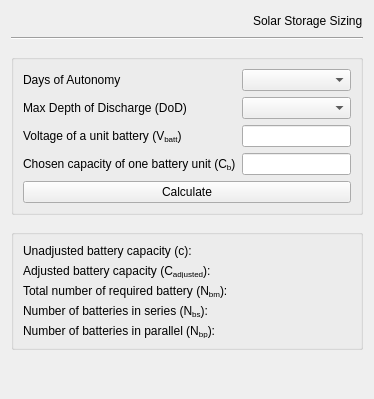
<?xml version="1.0" encoding="UTF-8"?>
<ui version="4.0">
 <class>FormSolarStorageSizing</class>
 <widget class="QWidget" name="FormSolarStorageSizing">
  <property name="geometry">
   <rect>
    <x>0</x>
    <y>0</y>
    <width>374</width>
    <height>399</height>
   </rect>
  </property>
  <property name="windowTitle">
   <string>Form</string>
  </property>
  <layout class="QVBoxLayout" name="verticalLayout_3">
   <item>
    <layout class="QHBoxLayout" name="horizontalLayout">
     <item>
      <spacer name="horizontalSpacer">
       <property name="orientation">
        <enum>Qt::Horizontal</enum>
       </property>
       <property name="sizeHint" stdset="0">
        <size>
         <width>40</width>
         <height>20</height>
        </size>
       </property>
      </spacer>
     </item>
     <item>
      <widget class="QLabel" name="label_2">
       <property name="text">
        <string>Solar Storage Sizing</string>
       </property>
      </widget>
     </item>
    </layout>
   </item>
   <item>
    <widget class="Line" name="line">
     <property name="orientation">
      <enum>Qt::Horizontal</enum>
     </property>
    </widget>
   </item>
   <item>
    <spacer name="verticalSpacer_3">
     <property name="orientation">
      <enum>Qt::Vertical</enum>
     </property>
     <property name="sizeHint" stdset="0">
      <size>
       <width>20</width>
       <height>10</height>
      </size>
     </property>
    </spacer>
   </item>
   <item>
    <widget class="QGroupBox" name="groupBox">
     <property name="title">
      <string/>
     </property>
     <layout class="QVBoxLayout" name="verticalLayout">
      <item>
       <layout class="QFormLayout" name="formLayout">
        <item row="0" column="0">
         <widget class="QLabel" name="daysOfAutonnomyLabel">
          <property name="text">
           <string>Days of Autonomy</string>
          </property>
         </widget>
        </item>
        <item row="0" column="1">
         <widget class="QComboBox" name="daysOfAutonnomyComboBox"/>
        </item>
        <item row="1" column="0">
         <widget class="QLabel" name="maxDepthOfDischargeLabel">
          <property name="text">
           <string>&lt;html&gt;&lt;head/&gt;&lt;body&gt;&lt;p&gt;Max Depth of Discharge (DoD)&lt;/p&gt;&lt;/body&gt;&lt;/html&gt;</string>
          </property>
         </widget>
        </item>
        <item row="1" column="1">
         <widget class="QComboBox" name="maxDepthOfDischargeComboBox"/>
        </item>
        <item row="2" column="0">
         <widget class="QLabel" name="voltageOfAUnitBatteryVbattLabel">
          <property name="text">
           <string>&lt;html&gt;&lt;head/&gt;&lt;body&gt;&lt;p&gt;Voltage of a unit battery (V&lt;span style=&quot; vertical-align:sub;&quot;&gt;batt&lt;/span&gt;)&lt;/p&gt;&lt;/body&gt;&lt;/html&gt;</string>
          </property>
         </widget>
        </item>
        <item row="2" column="1">
         <widget class="QLineEdit" name="voltageOfAUnitBatteryVbattLineEdit"/>
        </item>
        <item row="3" column="0">
         <widget class="QLabel" name="chosenCapacityOfOneBatteryUnitCbLabel">
          <property name="text">
           <string>&lt;html&gt;&lt;head/&gt;&lt;body&gt;&lt;p&gt;Chosen capacity of one battery unit (C&lt;span style=&quot; vertical-align:sub;&quot;&gt;b&lt;/span&gt;)&lt;/p&gt;&lt;/body&gt;&lt;/html&gt;</string>
          </property>
         </widget>
        </item>
        <item row="3" column="1">
         <widget class="QLineEdit" name="chosenCapacityOfOneBatteryUnitCbLineEdit"/>
        </item>
       </layout>
      </item>
      <item>
       <widget class="QPushButton" name="calculatePushButton">
        <property name="text">
         <string>Calculate</string>
        </property>
       </widget>
      </item>
     </layout>
    </widget>
   </item>
   <item>
    <spacer name="verticalSpacer">
     <property name="orientation">
      <enum>Qt::Vertical</enum>
     </property>
     <property name="sizeHint" stdset="0">
      <size>
       <width>20</width>
       <height>10</height>
      </size>
     </property>
    </spacer>
   </item>
   <item>
    <widget class="QGroupBox" name="groupBox_2">
     <property name="title">
      <string/>
     </property>
     <layout class="QVBoxLayout" name="verticalLayout_2">
      <item>
       <layout class="QFormLayout" name="formLayout_2">
        <item row="0" column="0">
         <widget class="QLabel" name="label">
          <property name="text">
           <string>Unadjusted battery capacity (c):</string>
          </property>
         </widget>
        </item>
        <item row="0" column="1">
         <widget class="QLabel" name="unadjustedBatteryLabel">
          <property name="text">
           <string/>
          </property>
         </widget>
        </item>
        <item row="2" column="0">
         <widget class="QLabel" name="label_4">
          <property name="text">
           <string>&lt;html&gt;&lt;head/&gt;&lt;body&gt;&lt;p&gt;Total number of required battery (N&lt;span style=&quot; vertical-align:sub;&quot;&gt;bm&lt;/span&gt;):&lt;/p&gt;&lt;/body&gt;&lt;/html&gt;</string>
          </property>
         </widget>
        </item>
        <item row="1" column="0">
         <widget class="QLabel" name="label_5">
          <property name="text">
           <string>&lt;html&gt;&lt;head/&gt;&lt;body&gt;&lt;p&gt;Adjusted battery capacity (C&lt;span style=&quot; vertical-align:sub;&quot;&gt;adjusted&lt;/span&gt;):&lt;/p&gt;&lt;/body&gt;&lt;/html&gt;</string>
          </property>
         </widget>
        </item>
        <item row="4" column="0">
         <widget class="QLabel" name="label_6">
          <property name="text">
           <string>&lt;html&gt;&lt;head/&gt;&lt;body&gt;&lt;p&gt;Number of batteries in parallel (N&lt;span style=&quot; vertical-align:sub;&quot;&gt;bp&lt;/span&gt;):&lt;/p&gt;&lt;/body&gt;&lt;/html&gt;</string>
          </property>
         </widget>
        </item>
        <item row="3" column="0">
         <widget class="QLabel" name="label_7">
          <property name="text">
           <string>&lt;html&gt;&lt;head/&gt;&lt;body&gt;&lt;p&gt;Number of batteries in series (N&lt;span style=&quot; vertical-align:sub;&quot;&gt;bs&lt;/span&gt;):&lt;/p&gt;&lt;/body&gt;&lt;/html&gt;</string>
          </property>
         </widget>
        </item>
        <item row="1" column="1">
         <widget class="QLabel" name="adjustedbatteryLabel">
          <property name="text">
           <string/>
          </property>
         </widget>
        </item>
        <item row="2" column="1">
         <widget class="QLabel" name="totalNumberRequiredBatteryLabel">
          <property name="text">
           <string/>
          </property>
         </widget>
        </item>
        <item row="3" column="1">
         <widget class="QLabel" name="numberBatteriesInSeriesLabel">
          <property name="text">
           <string/>
          </property>
         </widget>
        </item>
        <item row="4" column="1">
         <widget class="QLabel" name="numberBatteriesInParallelLabel">
          <property name="text">
           <string/>
          </property>
         </widget>
        </item>
       </layout>
      </item>
     </layout>
    </widget>
   </item>
   <item>
    <spacer name="verticalSpacer_2">
     <property name="orientation">
      <enum>Qt::Vertical</enum>
     </property>
     <property name="sizeHint" stdset="0">
      <size>
       <width>20</width>
       <height>40</height>
      </size>
     </property>
    </spacer>
   </item>
  </layout>
 </widget>
 <resources/>
 <connections/>
</ui>
